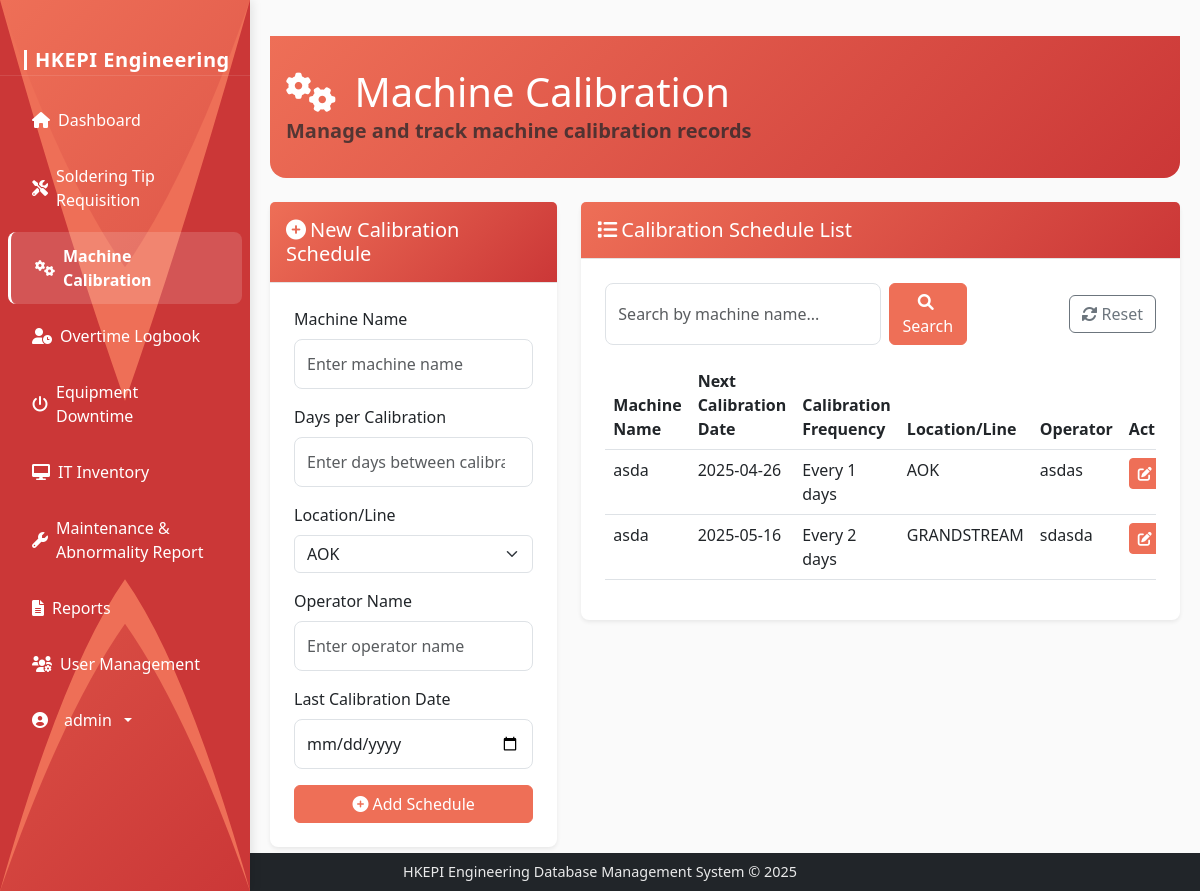
The page /machine-calibrations (signed in) on the database its author committed.
### models.py (models this page shows, shortened)
class User(UserMixin, db.Model):
    id = db.Column(db.Integer, primary_key=True)
    username = db.Column(db.String(64), unique=True, nullable=False)
    email = db.Column(db.String(120), unique=True, nullable=False)
    password_hash = db.Column(db.String(256), nullable=False)
    is_admin = db.Column(db.Boolean, default=False)
    date_created = db.Column(db.DateTime, default=datetime.utcnow)

class MachineCalibration(db.Model):
    id = db.Column(db.Integer, primary_key=True)
    machine_name = db.Column(db.String(100), nullable=False)
    days_per_calibration = db.Column(db.Integer, nullable=False)
    location_line = db.Column(db.String(100), nullable=False)
    operator_name = db.Column(db.String(100), nullable=False)
    date = db.Column(db.DateTime, nullable=True)
    created_at = db.Column(db.DateTime, default=datetime.utcnow)

### routes.py (the view)
@app.route('/machine-calibrations')
@login_required
def machine_calibrations():
    search_query = request.args.get('search', '')
    start_date = request.args.get('start_date', '')
    end_date = request.args.get('end_date', '')
    calibrations_query = MachineCalibration.query
    if search_query:
        calibrations_query = calibrations_query.filter(MachineCalibration.machine_name.ilike(f'%{search_query}%'))
    if start_date:
        try:
            start_dt = datetime.strptime(start_date, '%Y-%m-%d')
            calibrations_query = calibrations_query.filter(MachineCalibration.date >= start_dt)
        except ValueError:
            pass
    if end_date:
        try:
            end_dt = datetime.strptime(end_date, '%Y-%m-%d')
            calibrations_query = calibrations_query.filter(MachineCalibration.date <= end_dt)
        except ValueError:
            pass
    calibrations = calibrations_query.all()
    form = MachineCalibrationForm()
    return render_template('machine_calibration.html', calibrations=calibrations, form=form, search_query=search_query, start_date=start_date, end_date=end_date)

### templates/machine_calibration.html (shortened to what this page needs)
{% extends 'base.html' %}
{% block content %}
<div class="container-fluid content-area">
    <div class="dashboard-header mb-4">
        <div class="header-content">
            <h1 class="mb-0" style="color: white;">
                <i class="fas fa-cogs me-2" style="color: white;"></i>
                Machine Calibration
            </h1>
            <p class="lead text-muted mb-0 bold-welcome">
                Manage and track machine calibration records
            </p>
        </div>
    </div>
    <div class="row mb-4">
        <div class="col-md-4">
            <div class="card">
                <div class="card-header" style="background: linear-gradient(135deg, var(--accent-primary), var(--accent-secondary)); color: white;">
                    <h5 class="mb-0">
                        {% if edit_calibration %}
                        <i class="fas fa-edit me-1"></i>Edit Calibration Schedule
                        {% else %}
                        <i class="fas fa-plus-circle me-1"></i>New Calibration Schedule
                        {% endif %}
                    </h5>
                </div>
                <div class="card-body">
                    {% if edit_calibration %}
                    <form method="POST" action="{{ url_for('edit_machine_calibration', calibration_id=edit_calibration.id) }}">
                    {% else %}
                    <form method="POST" action="{{ url_for('add_machine_calibration') }}">
                    {% endif %}
                        <div class="mb-3">
                            <label for="machine_name" class="form-label">Machine Name</label>
                            {{ form.machine_name(class="form-control", placeholder="Enter machine name") }}
                        </div>
                        <div class="mb-3">
                            <label for="days_per_calibration" class="form-label">Days per Calibration</label>
                            {{ form.days_per_calibration(class="form-control", placeholder="Enter days between calibrations") }}
                        </div>
                        <div class="mb-3">
                            <label for="location_line" class="form-label">Location/Line</label>
                            {{ form.location_line(class="form-select") }}
                        </div>
                        <div class="mb-3">
                            <label for="operator_name" class="form-label">Operator Name</label>
                            {{ form.operator_name(class="form-control", placeholder="Enter operator name") }}
                        </div>
                        <div class="mb-3">
                            <label for="date" class="form-label">Last Calibration Date</label>
                            {{ form.date(class="form-control", type="date") }}
                        </div>
                        <div class="d-grid gap-2">
                            {% if edit_calibration %}
                            <button type="submit" class="btn btn-primary">
                                <i class="fas fa-save me-1"></i>Update Schedule
                            </button>
                            <a href="{{ url_for('machine_calibrations') }}" class="btn btn-secondary">
                                <i class="fas fa-times me-1"></i>Cancel
                            </a>
                            {% else %}
                            <button type="submit" class="btn btn-primary">
                                <i class="fas fa-plus-circle me-1"></i>Add Schedule
                            </button>
                            {% endif %}
                        </div>
                    </form>
                </div>
            </div>
        </div>
        <div class="col-md-8">
            <div class="card">
                <div class="card-header" style="background: linear-gradient(135deg, var(--accent-primary), var(--accent-secondary)); color: white;">
                    <h5 class="mb-0"><i class="fas fa-list me-1"></i>Calibration Schedule List</h5>
                </div>
                <div class="card-body">
                    <div class="d-flex justify-content-between align-items-center mb-3">
                        <form class="d-flex" method="GET" action="{{ url_for('machine_calibrations') }}">
                            <input type="text" class="form-control me-2" name="search" placeholder="Search by machine name..." value="{{ search_query if search_query else '' }}">
                            <button class="btn btn-primary" type="submit">
                                <i class="fas fa-search me-1"></i>Search
                            </button>
                        </form>
                        <a href="{{ url_for('machine_calibrations') }}" class="btn btn-outline-secondary">
                            <i class="fas fa-sync-alt me-1"></i>Reset
                        </a>
                    </div>
                    <div class="table-responsive" style="max-height: 600px; overflow-y: auto;">
                        <table class="table table-hover">
                            <thead>
                                <tr>
                                    <th>Machine Name</th>
                                    <th>Next Calibration Date</th>
                                    <th>Calibration Frequency</th>
                                    <th>Location/Line</th>
                                    <th>Operator</th>
                                    <th>Actions</th>
                                </tr>
                            </thead>
                            <tbody>
                                {% for calibration in calibrations %}
                                <tr>
                                    <td>{{ calibration.machine_name }}</td>
                                    <td>{{ calibration.date.strftime('%Y-%m-%d') if calibration.date else 'Not set' }}</td>
                                    <td>Every {{ calibration.days_per_calibration }} days</td>
                                    <td>{{ calibration.location_line }}</td>
                                    <td>{{ calibration.operator_name }}</td>
                                    <td>
                                        <div class="btn-group btn-group-sm" role="group">
                                            <a href="{{ url_for('edit_machine_calibration', calibration_id=calibration.id) }}" class="btn btn-warning">
                                                <i class="fas fa-edit"></i>
                                            </a>
                                        </div>
                                    </td>
                                </tr>
                                {% endfor %}
                            </tbody>
                        </table>
                    </div>
                </div>
            </div>
        </div>
    </div>
</div>
{% endblock %}

### templates/base.html (shortened to what this page needs)
<!DOCTYPE html>
<html lang="en" data-bs-theme="light" style="height: 100%;">
<head>
    <link href="https://cdn.jsdelivr.net/npm/bootstrap@5.3.0/dist/css/bootstrap.min.css" rel="stylesheet">
    <link rel="stylesheet" href="https://cdnjs.cloudflare.com/ajax/libs/font-awesome/6.0.0/css/all.min.css">
    <link rel="stylesheet" type="text/css" href="https://cdn.jsdelivr.net/npm/daterangepicker/daterangepicker.css" />
    <link rel="stylesheet" href="{{ url_for('static', filename='css/style.css') }}">
</head>
<body class="{% block body_class %}{% endblock %}" style="height: 100%; margin: 0;">
    <nav class="sidebar" id="sidebar">
        <svg class="sidebar-wave" viewBox="0 0 100 100" preserveAspectRatio="none">
            <path d="M0 0 L0 100 Q25 80 50 70 Q75 80 100 100 L100 0 Q75 20 50 30 Q25 20 0 0 Z" fill="var(--accent-primary)"/>
            <path d="M0 0 L0 100 Q25 75 50 65 Q75 75 100 100 L100 0 Q75 25 50 45 Q25 25 0 0 Z" fill="var(--accent-secondary)"/>
        </svg>
        <div class="sidebar-brand">
            <a class="navbar-brand" href="{{ url_for('dashboard') }}">
                <span>HKEPI Engineering</span>
            </a>
        </div>
        {% if current_user.is_authenticated %}
        <ul class="sidebar-nav nav flex-column">
            <li class="nav-item">
                <a class="nav-link {% if request.path == url_for('dashboard') %}active fw-bold{% endif %}" href="{{ url_for('dashboard') }}">
                    <i class="fas fa-home"></i>
                    <span>Dashboard</span>
                </a>
            </li>
            <li class="nav-item">
                <a class="nav-link {% if request.path == url_for('soldering_tips') %}active fw-bold{% endif %}" href="{{ url_for('soldering_tips') }}">
                    <i class="fas fa-tools"></i>
                    <span>Soldering Tip Requisition</span>
                </a>
            </li>
            <li class="nav-item">
                <a class="nav-link {% if request.path == url_for('machine_calibrations') %}active fw-bold{% endif %}" href="{{ url_for('machine_calibrations') }}">
                    <i class="fas fa-cogs"></i>
                    <span>Machine Calibration</span>
                </a>
            </li>
            <li class="nav-item">
                <a class="nav-link {% if request.path == url_for('overtime_logbook') %}active fw-bold{% endif %}" href="{{ url_for('overtime_logbook') }}">
                    <i class="fas fa-user-clock"></i>
                    <span>Overtime Logbook</span>
                </a>
            </li>
            <li class="nav-item">
                <a class="nav-link {% if request.path == url_for('equipment_downtime') %}active fw-bold{% endif %}" href="{{ url_for('equipment_downtime') }}">
                    <i class="fas fa-power-off"></i>
                    <span>Equipment Downtime</span>
                </a>
            </li>
            <li class="nav-item">
                <a class="nav-link {% if request.path == url_for('it_inventory') %}active fw-bold{% endif %}" href="{{ url_for('it_inventory') }}">
                    <i class="fas fa-desktop"></i>
                    <span>IT Inventory</span>
                </a>
            </li>
            <li class="nav-item">
                <a class="nav-link {% if request.path == url_for('maintenance_reports') %}active fw-bold{% endif %}" href="{{ url_for('maintenance_reports') }}">
                    <i class="fas fa-wrench"></i>
                    <span>Maintenance & Abnormality Report</span>
                </a>
            </li>
            <li class="nav-item">
                <a class="nav-link {% if request.path == url_for('reports') %}active fw-bold{% endif %}" href="{{ url_for('reports') }}">
                    <i class="fas fa-file-alt"></i>
                    <span>Reports</span>
                </a>
            </li>
            {% if current_user.is_admin %}
            <li class="nav-item">
                <a class="nav-link {% if request.path == url_for('user_management') %}active fw-bold{% endif %}" href="{{ url_for('user_management') }}">
                    <i class="fas fa-users-cog"></i>
                    <span>User Management</span>
                </a>
            </li>
            {% endif %}
            <li class="nav-item mt-auto">
                <div class="dropdown">
                    <a class="nav-link dropdown-toggle" href="#" id="sidebarDropdown" role="button" data-bs-toggle="dropdown" aria-expanded="false">
                        <i class="fas fa-user-circle me-2"></i>
                        <span>{{ current_user.username }}</span>
                    </a>
                </div>
            </li>
        </ul>
        {% endif %}
    </nav>
        <div class="main-flex-center">
            {% block content %}
            {% endblock %}
        </div>
        <footer class="bg-dark text-white position-fixed bottom-0 w-100 py-2 z-1020" style="
            background-color: rgba(0,0,0,0.8);
            left: 0;
            right: 0;
            width: 100%;
            text-align: center;
        ">
            <div class="container-fluid">
                <div class="row">
                    <div class="col-12">
                        <p class="mb-0" style="
                            color: rgba(255,255,255,0.9);
                            font-size: 0.9rem;
                            max-width: 100%;
                            word-wrap: break-word;
                            margin: 0 auto;
                            padding: 0 1rem;
                        ">HKEPI Engineering Database Management System &copy; 2025</p>
                    </div>
                </div>
            </div>
        </footer>
    </body>
    </html>

### rows shown on the page
User: username "admin"
MachineCalibration: machine_name "asda", date "2025-04-26", days_per_calibration "1", location_line "AOK", operator_name "asdas"
MachineCalibration: machine_name "asda", date "2025-05-16", days_per_calibration "2", location_line "GRANDSTREAM", operator_name "sdasda"
